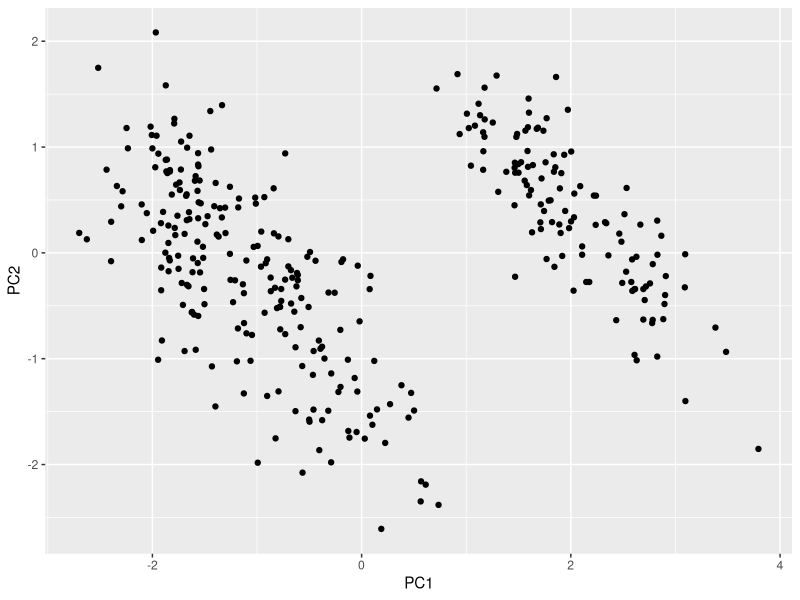
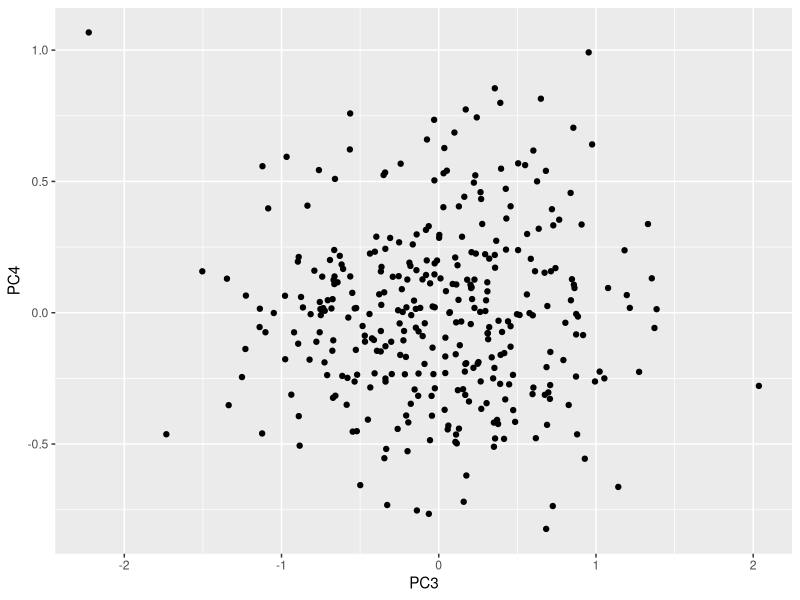
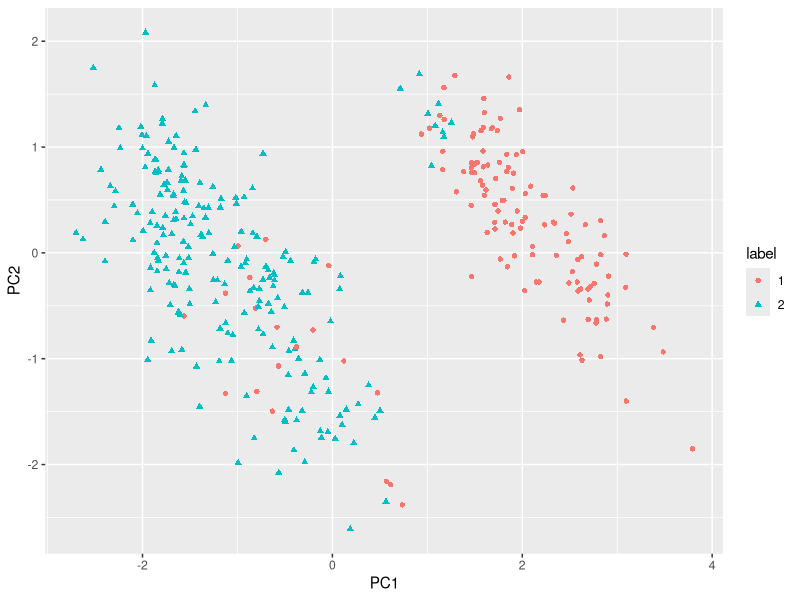
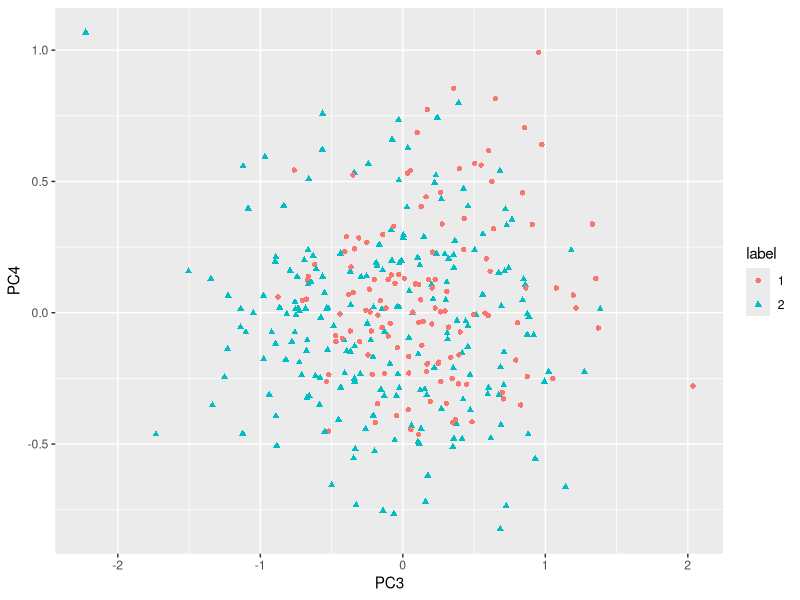
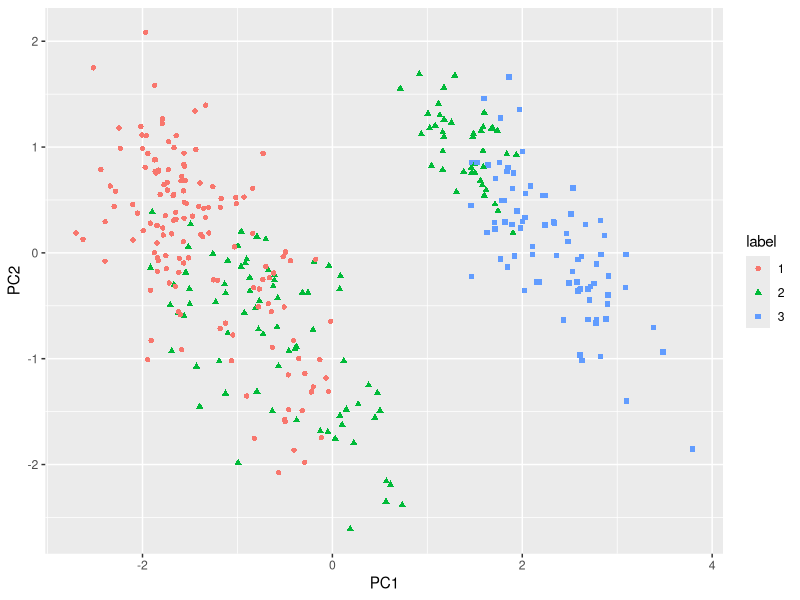
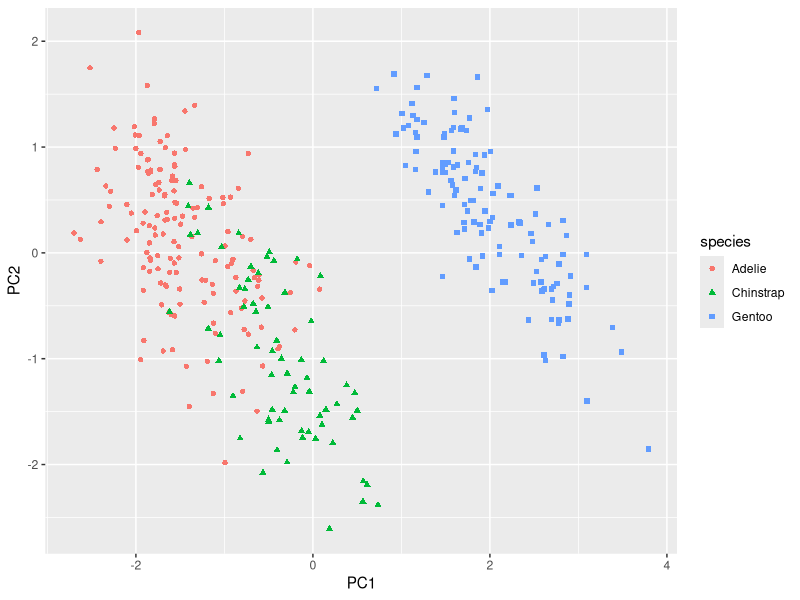

Source code (R) for these figures, in order:
## ---- chunk 1
knitr::opts_chunk$set(echo = TRUE)
## ---- chunk 2
library(tidyverse)
library(palmerpenguins)
## ---- chunk 3
penguins_dropped <- penguins |> drop_na(bill_length_mm:body_mass_g)
penguins_num <- penguins_dropped |> select(bill_length_mm:body_mass_g) 
## ---- chunk 4
penguins_pca <- prcomp(penguins_num, scale.=TRUE)
## ---- chunk 5
ggplot(penguins_pca$x) + geom_point(aes(x=PC1, y=PC2))
## ---- chunk 6
ggplot(penguins_pca$x) + geom_point(aes(x=PC3, y=PC4))
## ---- chunk 7
penguins_km2 <- kmeans(penguins_num, 2)
print(penguins_km2)
## ---- chunk 8
penguins_trans2 <- as.data.frame(penguins_pca$x) |>
  mutate(label=as.factor(penguins_km2$cluster))
## ---- chunk 9
ggplot(penguins_trans2) + 
  geom_point(aes(x=PC1, y=PC2, color=label, shape=label))
## ---- chunk 10
ggplot(penguins_trans2) + 
  geom_point(aes(x=PC3, y=PC4, color=label, shape=label))
## ---- chunk 11
penguins_km3 <- kmeans(penguins_num, 3)
print(penguins_km3)
## ---- chunk 12
penguins_trans3 <- as.data.frame(penguins_pca$x) |>
  mutate(
    label=as.factor(penguins_km3$cluster),
    species=as.factor(penguins_dropped$species)
  )
## ---- chunk 13
ggplot(penguins_trans3) + 
  geom_point(aes(x=PC1, y=PC2, color=label, shape=label))
## ---- chunk 14
ggplot(penguins_trans3) +
  geom_point(aes(x=PC1, y=PC2, color=species, shape=species))
